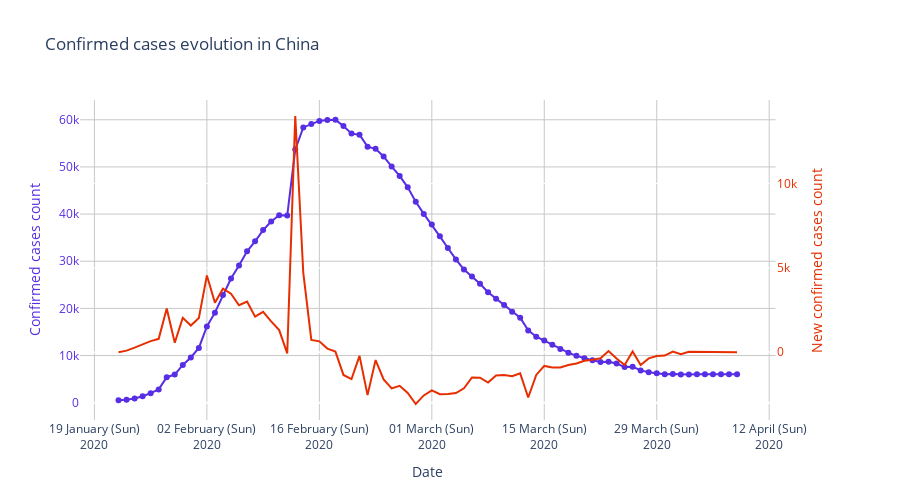

This figure's notebook cell:
### Code cell
#New cases each day
fig = make_subplots(specs=[[{"secondary_y": True}]])
for cases_in_target_country in [current_cases.loc[current_cases.index=="China"]]:
    new_cases = cases_in_target_country.values[0].tolist()
    new_cases = [new_cases[i] - new_cases[i - 1] if i > 0 else 0 
                 for i in np.arange(0, len(new_cases))]
    fig.add_trace(
        go.Scatter(
            x=cases_in_target_country.columns,
            y=cases_in_target_country.values[0],
            name=cases_in_target_country.index[0],
            mode="lines+markers",
            marker={"color": "rgb(87, 46, 228)"}
        ),
        secondary_y=False
    )
    fig.add_trace(
        go.Scatter(
            x=cases_in_target_country.columns,
            y=new_cases,
            name=cases_in_target_country.index[0],
            mode="lines",
            marker={"color": "rgb(231, 46, 1)"}
        ),
        secondary_y=True
    )
fig.update_layout(
    title="Confirmed cases evolution in China",
    showlegend=False,
    xaxis_tickformat="%d %B (%a)<br>%Y",
    height=500, 
    plot_bgcolor="rgb(255, 255, 255)")
fig.update_xaxes(title_text="Date",
                 gridcolor="rgb(200, 200, 200)", 
                 gridwidth=1)
fig.update_yaxes(title_text="Confirmed cases count", 
                 secondary_y=False,
                 color="rgb(87, 46, 228)",
                 gridcolor="rgb(200, 200, 200)", 
                 gridwidth=1)
fig.update_yaxes(title_text="New confirmed cases count", 
                 secondary_y=True,
                 color="rgb(231, 46, 1)")
fig.show()
